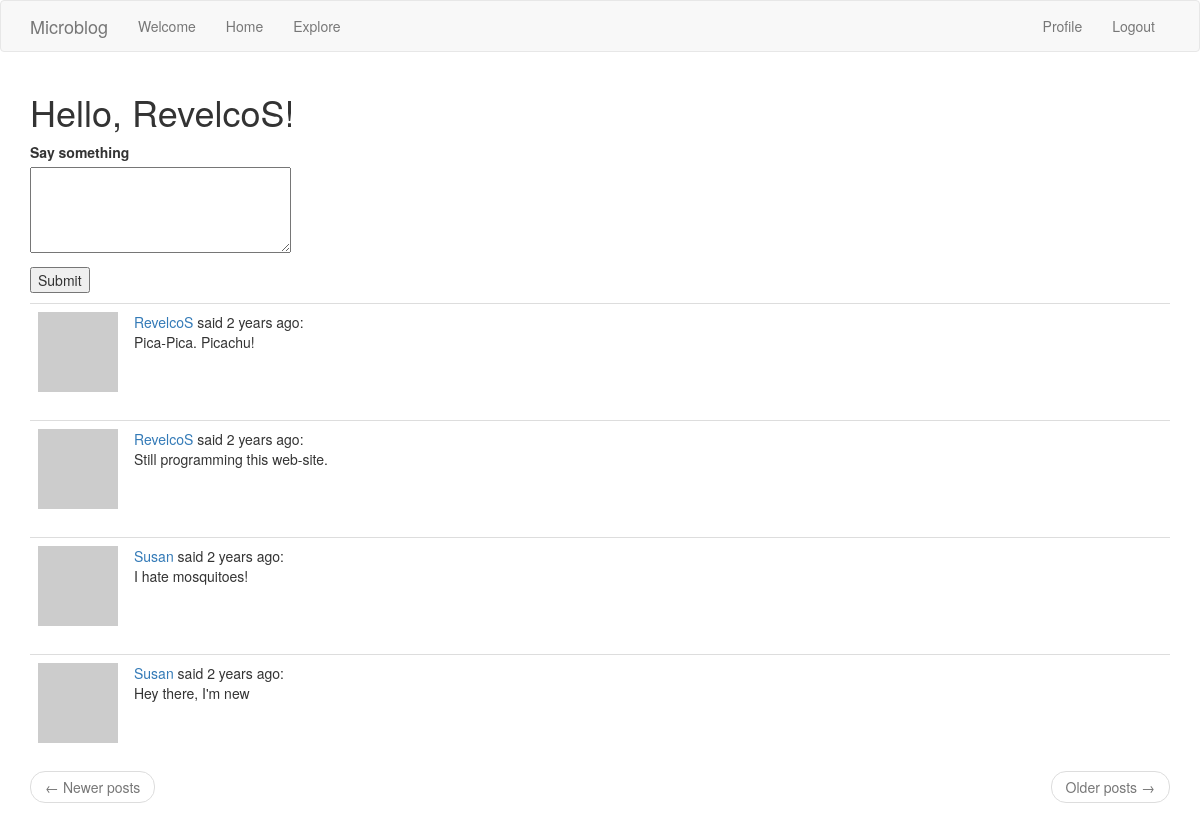
The app's page /index (signed in) with its own data.
### app/models.py (models this page shows, shortened)
class User(UserMixin, db.Model):
    id = db.Column(db.Integer, primary_key=True)
    username = db.Column(db.String(64), index=True, unique=True)
    email = db.Column(db.String(120), index=True, unique=True)
    password_hash = db.Column(db.String(128))
    posts = db.relationship("Post", backref="author", lazy="dynamic")
    about_me = db.Column(db.String(140))
    last_seen = db.Column(db.DateTime, default=datetime.utcnow)
    followed = db.relationship(
        "User", secondary=followers,
        primaryjoin=(followers.c.follower_id == id),
        secondaryjoin=(followers.c.followed_id == id),
        backref=db.backref("followers", lazy="dynamic"), lazy="dynamic"
    )
    def followed_posts(self):
        followed = Post.query.join(
            followers, (followers.c.followed_id == Post.user_id)).filter(
                followers.c.follower_id == self.id)
        own = Post.query.filter_by(user_id = self.id)
        return followed.union(own).order_by(Post.timestamp.desc())
    def avatar(self, size):
        digest = md5(self.email.lower().encode("utf-8")).hexdigest()
        return f"https://www.gravatar.com/avatar/{digest}?d=identicon&rating=g&s={size}"

class Post(db.Model):
    id = db.Column(db.Integer, primary_key=True)
    body = db.Column(db.String(140))
    timestamp = db.Column(db.DateTime, index=True, default=datetime.utcnow)
    user_id = db.Column(db.Integer, db.ForeignKey("user.id"))

### app/routes.py (the view)
@app.route("/", methods=["GET" ,"POST"])
@app.route("/index", methods=["GET" ,"POST"])
@login_required
def index():
    form = PostForm()
    if form.validate_on_submit():
        post = Post(body=form.post.data, author=current_user)
        db.session.add(post)
        db.session.commit()
        flash("Your post is now live!")
        return redirect(url_for("index"))
    page = request.args.get("page", 1, type=int)
    posts = current_user.followed_posts().paginate(
        page, app.config["POSTS_PER_PAGE"], False)
    next_url = url_for("index", page=posts.next_num) \
        if posts.has_next else None
    prev_url = url_for("index", page=posts.prev_num) \
        if posts.has_prev else None
    return render_template(
        "index.html",
        title="Home Page",
        posts=posts.items,
        form=form,
        next_url=next_url,
        prev_url=prev_url)

### app/forms.py
class PostForm(FlaskForm):
    post = TextAreaField("Say something", validators=[DataRequired(), Length(min=1, max=140)])
    submit = SubmitField("Submit")

### app/models.py (called while the page is built)
@login.user_loader
def load_user(id):
    return User.query.get(int(id))

### app/routes.py (called while the page is built)
@app.before_request
def before_request():
    if current_user.is_authenticated:
        current_user.last_seen = datetime.utcnow()
        db.session.commit()

### app/templates/index.html (shortened to what this page needs)
{% extends "base.html" %}
{% block app_content %}
<h1>Hello, {{ current_user.username }}!</h1>
{% if form %}
<form action="" method="post">
    <p>
        {{ form.post.label }}<br>
        {{ form.post(cols=32, rows=4) }}
    </p>
    <p>
        {{ form.submit() }}
    </p>
</form>
{% endif %}
{% for post in posts %}
    {% include "include/_post.html" %}
{% endfor %}
{% include "include/_page_urls.html" %}
{% endblock %}

### app/templates/include/_post.html
<table class="table table-hover">
    <tr>
        <td width="70px">
            <a href="{{ url_for('user', username=post.author.username) }}">
                <img src="{{ post.author.avatar(32) }}" />
            </a>
        </td>
        <td>
            <a href="{{ url_for('user', username=post.author.username) }}">
                {{ post.author.username }}
            </a>
            said {{ moment(post.timestamp).fromNow() }}:
            <br>
            {{ post.body }}
        </td>
    </tr>
</table>

### records on screen
User: username "RevelcoS"
Post: author.username "RevelcoS", timestamp "2 years ago", body "Pica-Pica. Picachu!"
Post: author.username "RevelcoS", timestamp "2 years ago", body "Still programming this web-site."
Post: author.username "Susan", timestamp "2 years ago", body "I hate mosquitoes!"
Post: author.username "Susan", timestamp "2 years ago", body "Hey there, I'm new"
